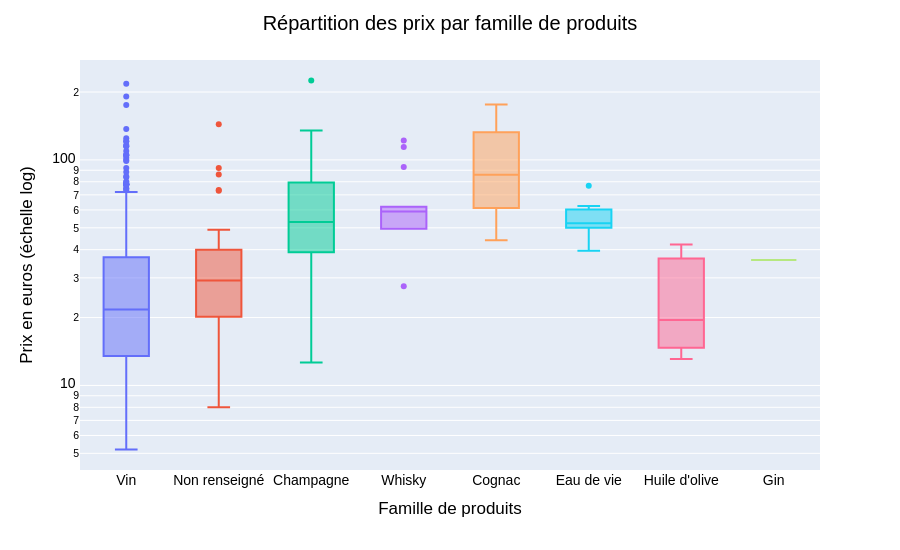

Notebook code for this chart:
### Code cell
# Box plot du prix par famille de produits (échelle logarithmique : un champagne et un vin ne se comparent pas)
fig = px.box(df_prix, x="product_type", y="price", color="product_type", log_y=True, points="outliers", hover_name="post_title",
             labels={"product_type": "Famille de produits", "price": "Prix en euros (échelle log)"})
fig.update_layout(showlegend=False)
mise_en_forme(fig, "Répartition des prix par famille de produits", hauteur=550).show()

### Figure 1 — Plotly figure (JSON) as saved in the notebook; plotly's stock layout.template omitted (floating-point values rounded to 4 significant figures; data arrays with more than 128 entries replaced by an {"elided": "..."} marker saying what was removed)
{"data": [{"alignmentgroup": "True", "boxpoints": "outliers", "hovertemplate": "<b>%{hovertext}</b><br><br>Famille de produits=%{x}<br>Prix en euros (échelle log)=%{y}<extra></extra>", "hovertext": {"elided": "649 str values"}, "legendgroup": "Vin", "marker": {"color": "#636efa"}, "name": "Vin", "notched": false, "offsetgroup": "Vin", "orientation": "v", "showlegend": true, "type": "box", "x": {"elided": "649 str values"}, "x0": " ", "xaxis": "x", "y": {"elided": "649 float values"}, "y0": " ", "yaxis": "y"}, {"alignmentgroup": "True", "boxpoints": "outliers", "hovertemplate": "<b>%{hovertext}</b><br><br>Famille de produits=%{x}<br>Prix en euros (échelle log)=%{y}<extra></extra>", "hovertext": [null, null, null, null, null, null, null, null, null, null, null, null, null, null, null, null, null, null, null, null, null, null, null, null, null, null, null, null, null, null, null, null, null, null, null, null, null, null, null, null, null, null, null, null, null, null, null, null, null, null, null, null, null, null, null, null, null, null, null, null, null, null, null, null, null, null, null, null, null, null, null, null, null, null, null, null, null, null, null, null, null, null, null, null, null, null, null, null, null, null, null, null, null, null, null, null, null, null, null, null, null, null, null, null, null, null, null, null, null], "legendgroup": "Non renseigné", "marker": {"color": "#EF553B"}, "name": "Non renseigné", "notched": false, "offsetgroup": "Non renseigné", "orientation": "v", "showlegend": true, "type": "box", "x": ["Non renseigné", "Non renseigné", "Non renseigné", "Non renseigné", "Non renseigné", "Non renseigné", "Non renseigné", "Non renseigné", "Non renseigné", "Non renseigné", "Non renseigné", "Non renseigné", "Non renseigné", "Non renseigné", "Non renseigné", "Non renseigné", "Non renseigné", "Non renseigné", "Non renseigné", "Non renseigné", "Non renseigné", "Non renseigné", "Non renseigné", "Non renseigné", "Non renseigné", "Non renseigné", "Non renseigné", "Non renseigné", "Non renseigné", "Non renseigné", "Non renseigné", "Non renseigné", "Non renseigné", "Non renseigné", "Non renseigné", "Non renseigné", "Non renseigné", "Non renseigné", "Non renseigné", "Non renseigné", "Non renseigné", "Non renseigné", "Non renseigné", "Non renseigné", "Non renseigné", "Non renseigné", "Non renseigné", "Non renseigné", "Non renseigné", "Non renseigné", "Non renseigné", "Non renseigné", "Non renseigné", "Non renseigné", "Non renseigné", "Non renseigné", "Non renseigné", "Non renseigné", "Non renseigné", "Non renseigné", "Non renseigné", "Non renseigné", "Non renseigné", "Non renseigné", "Non renseigné", "Non renseigné", "Non renseigné", "Non renseigné", "Non renseigné", "Non renseigné", "Non renseigné", "Non renseigné", "Non renseigné", "Non renseigné", "Non renseigné", "Non renseigné", "Non renseigné", "Non renseigné", "Non renseigné", "Non renseigné", "Non renseigné", "Non renseigné", "Non renseigné", "Non renseigné", "Non renseigné", "Non renseigné", "Non renseigné", "Non renseigné", "Non renseigné", "Non renseigné", "Non renseigné", "Non renseigné", "Non renseigné", "Non renseigné", "Non renseigné", "Non renseigné", "Non renseigné", "Non renseigné", "Non renseigné", "Non renseigné", "Non renseigné", "Non renseigné", "Non renseigné", "Non renseigné", "Non renseigné", "Non renseigné", "Non renseigné", "Non renseigné", "Non renseigné"], "x0": " ", "xaxis": "x", "y": [86.1, 73.0, 47.0, 14.1, 73.5, 20.0, 21.5, 10.8, 22.8, 30.5, 21.5, 49.0, 40.0, 32.3, 144.0, 36.9, 23.6, 12.0, 18.5, 34.5, 20.5, 23.8, 20.2, 13.5, 12.4, 13.8, 12.7, 8.3, 17.2, 14.6, 23.0, 13.8, 21.5, 10.0, 8.0, 15.4, 10.0, 17.1, 10.1, 27.9, 47.0, 19.9, 22.5, 32.3, 29.2, 34.2, 42.5, 47.5, 18.8, 27.3, 39.0, 12.9, 14.2, 92.0, 28.5, 9.1, 28.0, 28.0, 24.0, 18.0, 40.0, 40.0, 40.0, 40.0, 30.0, 26.0, 30.0, 20.0, 31.0, 27.0, 31.0, 21.0, 31.0, 27.0, 31.0, 21.0, 40.0, 40.0, 47.0, 45.0, 45.0, 45.0, 30.0, 26.0, 30.0, 20.0, 45.0, 45.0, 45.0, 45.0, 45.0, 31.0, 21.0, 27.0, 31.0, 31.0, 45.0, 45.0, 45.0, 31.0, 27.0, 31.0, 21.0, 31.0, 31.0, 31.0, 45.0, 45.0, 26.5], "y0": " ", "yaxis": "y"}, {"alignmentgroup": "True", "boxpoints": "outliers", "hovertemplate": "<b>%{hovertext}</b><br><br>Famille de produits=%{x}<br>Prix en euros (échelle log)=%{y}<extra></extra>", "hovertext": ["Champagne Gosset Grande Réserve", "Champagne Gosset Grand Millésime 2006", "Champagne Gosset Grand Rosé", "Champagne Mailly Grand Cru Brut Réserve", "Champagne Mailly Grand Cru Extra Brut Millésimé 2012", "Champagne Mailly Grand Cru Brut Rosé", "Champagne Mailly Grand Cru Intemporelle Rosé 2009", "Champagne Mailly Grand Cru Intemporelle 2010", "Champagne Gosset Grand Blanc de Blancs", "Champagne Mailly Grand Cru Blanc de Pinot Noir", "Champagne Mailly Grand Cru Les Echansons 2007", "Champagne Egly-Ouriet Grand Cru Brut Tradition", "Champagne Egly-Ouriet Grand Cru Extra Brut V.P.", "Champagne Egly-Ouriet Grand Cru Millésimé 2008", "Champagne Egly-Ouriet Grand Cru Brut Rosé", "Champagne Egly-Ouriet Grand Cru Blanc de Noirs", "Champagne Egly-Ouriet Premier Cru Les Vignes de Vrigny", "Champagne Larmandier-Bernier Latitude", "Champagne Larmandier-Bernier Grand Cru Vieilles Vignes du Levant 2008", "Champagne Larmandier-Bernier Grand Cru Les Chemins d'Avize 2011", "Champagne Larmandier-Bernier Terre de Vertus Premier Cru 2011", "Champagne Agrapart &amp; Fils Les 7 Crus Brut Blanc de Blancs", "Champagne Agrapart &amp; Fils L'Avizoise Extra Brut Blanc de Blancs Grand Cru 2012", "Champagne Agrapart &amp; Fils Minéral Extra Brut Blanc de Blancs Grand Cru 2012", "Champagne Agrapart &amp; Fils Terroirs Brut Blanc de Blancs Grand Cru", "Champagne Petit Lebrun &amp; Fils Blanc de Blancs Grand Cru", "Champagne Gosset Célébris Vintage 2007"], "legendgroup": "Champagne", "marker": {"color": "#00cc96"}, "name": "Champagne", "notched": false, "offsetgroup": "Champagne", "orientation": "v", "showlegend": true, "type": "box", "x": ["Champagne", "Champagne", "Champagne", "Champagne", "Champagne", "Champagne", "Champagne", "Champagne", "Champagne", "Champagne", "Champagne", "Champagne", "Champagne", "Champagne", "Champagne", "Champagne", "Champagne", "Champagne", "Champagne", "Champagne", "Champagne", "Champagne", "Champagne", "Champagne", "Champagne", "Champagne", "Champagne"], "x0": " ", "xaxis": "x", "y": [39.0, 53.0, 49.0, 29.5, 33.0, 37.5, 69.0, 59.0, 49.0, 35.5, 83.0, 59.0, 79.5, 225.0, 79.5, 12.65, 51.6, 39.0, 77.0, 85.6, 49.5, 45.0, 112.0, 86.8, 62.1, 22.5, 135.0], "y0": " ", "yaxis": "y"}, {"alignmentgroup": "True", "boxpoints": "outliers", "hovertemplate": "<b>%{hovertext}</b><br><br>Famille de produits=%{x}<br>Prix en euros (échelle log)=%{y}<extra></extra>", "hovertext": ["Wemyss Malts Blended Malt Scotch Whisky The Hive", "Wemyss Malts Blended Malt Scotch Whisky Peat Chimney", "Wemyss Malts Blended Malt Scotch Whisky Spice King", "Wemyss Malts Blended Malt Scotch Whisky Vanilla Burst", "Wemyss Malts Blended Malt Scotch Whisky Treacle Chest", "Wemyss Malts Blended Scotch Whisky Lord Elcho", "Wemyss Malts Blended Malt Scotch Whisky The Hive 12 ans", "Wemyss Malts Blended Malt Scotch Whisky The Hive Batch Strength", "Wemyss Malts Blended Malt Scotch Whisky Peat Chimney Batch Strength", "Wemyss Malts Blended Malt Scotch Whisky Spice King Batch Strength", "Kingsbarns Distillery Lowland Single Malt Whisky", "Wemyss Malts Single Cask Scotch Whisky Chocolate Moka Cake 2005 Strathclyde", "Wemyss Malts Single Cask Scotch Whisky Choc 'n' Nut Pretzel 2001 Bunnahabhain", "Wemyss Malts Single Cask Scotch Whisky Chai Caramel Latte 2002 Craigellachie"], "legendgroup": "Whisky", "marker": {"color": "#ab63fa"}, "name": "Whisky", "notched": false, "offsetgroup": "Whisky", "orientation": "v", "showlegend": true, "type": "box", "x": ["Whisky", "Whisky", "Whisky", "Whisky", "Whisky", "Whisky", "Whisky", "Whisky", "Whisky", "Whisky", "Whisky", "Whisky", "Whisky", "Whisky"], "x0": " ", "xaxis": "x", "y": [49.5, 49.5, 49.5, 57.0, 59.8, 27.5, 62.0, 59.0, 59.0, 59.0, 57.0, 93.0, 122.0, 114.0], "y0": " ", "yaxis": "y"}, {"alignmentgroup": "True", "boxpoints": "outliers", "hovertemplate": "<b>%{hovertext}</b><br><br>Famille de produits=%{x}<br>Prix en euros (échelle log)=%{y}<extra></extra>", "hovertext": ["Cognac Frapin 1270", "Cognac Frapin VSOP", "Cognac Frapin VIP XO", "Cognac Frapin Château de Fontpinot XO", "Cognac Frapin Château de Fontpinot XO 1/2", "Cognac Frapin Château de Fontpinot 1989 20 Ans d'Age", "Cognac Frapin Cigar Blend", "Cognac Normandin Mercier VFC"], "legendgroup": "Cognac", "marker": {"color": "#FFA15A"}, "name": "Cognac", "notched": false, "offsetgroup": "Cognac", "orientation": "v", "showlegend": true, "type": "box", "x": ["Cognac", "Cognac", "Cognac", "Cognac", "Cognac", "Cognac", "Cognac", "Cognac"], "x0": " ", "xaxis": "x", "y": [44.0, 62.5, 176.0, 108.5, 68.1, 157.0, 104.0, 59.9], "y0": " ", "yaxis": "y"}, {"alignmentgroup": "True", "boxpoints": "outliers", "hovertemplate": "<b>%{hovertext}</b><br><br>Famille de produits=%{x}<br>Prix en euros (échelle log)=%{y}<extra></extra>", "hovertext": ["Marcel Windholtz Eau de Vie de Sureau", "Marcel Windholtz Eau de Vie de Prunelle Sauvage", "Marcel Windholtz Eau de Vie de Poire Williams Réserve Particulière", "Marcel Windholtz Eau de Vie de Marc de Muscat", "Marcel Windholtz Eau de Vie de Fraise", "Marcel Windholtz Eau de Vie de Coing", "Marcel Windholtz Eau de Vie de Baie de Houx", "Marcel Windholtz Eau de Vie de Quetsch d'Alsace Réserve Particulière", "Marcel Windholtz Eau de Vie de Mirabelle d'Alsace Réserve Particulière", "Marcel Windholtz Eau de Vie de Marc de Gewurztraminer", "Marcel Windholtz Eau de Vie de Kirsch d'Alsace Réserve Particulière", "Marcel Windholtz Eau de Vie de Framboise d'Alsace"], "legendgroup": "Eau de vie", "marker": {"color": "#19d3f3"}, "name": "Eau de vie", "notched": false, "offsetgroup": "Eau de vie", "orientation": "v", "showlegend": true, "type": "box", "x": ["Eau de vie", "Eau de vie", "Eau de vie", "Eau de vie", "Eau de vie", "Eau de vie", "Eau de vie", "Eau de vie", "Eau de vie", "Eau de vie", "Eau de vie", "Eau de vie"], "x0": " ", "xaxis": "x", "y": [52.4, 52.9, 58.3, 39.6, 52.4, 62.4, 76.8, 50.0, 52.4, 41.0, 62.4, 50.0], "y0": " ", "yaxis": "y"}, {"alignmentgroup": "True", "boxpoints": "outliers", "hovertemplate": "<b>%{hovertext}</b><br><br>Famille de produits=%{x}<br>Prix en euros (échelle log)=%{y}<extra></extra>", "hovertext": ["Huile d'Olive Extra Vierge Planeta Selezione Chef 3L", "Huile d'Olive Extra Vierge Planeta 50cl", "Huiles d'Olive Extra Vierge Planeta 3x 10cl"], "legendgroup": "Huile d'olive", "marker": {"color": "#FF6692"}, "name": "Huile d'olive", "notched": false, "offsetgroup": "Huile d'olive", "orientation": "v", "showlegend": true, "type": "box", "x": ["Huile d'olive", "Huile d'olive", "Huile d'olive"], "x0": " ", "xaxis": "x", "y": [42.2, 13.1, 19.5], "y0": " ", "yaxis": "y"}, {"alignmentgroup": "True", "boxpoints": "outliers", "hovertemplate": "<b>%{hovertext}</b><br><br>Famille de produits=%{x}<br>Prix en euros (échelle log)=%{y}<extra></extra>", "hovertext": ["Darnley's London Dry Gin Original", "Darnley's London Dry Gin Spiced"], "legendgroup": "Gin", "marker": {"color": "#B6E880"}, "name": "Gin", "notched": false, "offsetgroup": "Gin", "orientation": "v", "showlegend": true, "type": "box", "x": ["Gin", "Gin"], "x0": " ", "xaxis": "x", "y": [36.0, 36.0], "y0": " ", "yaxis": "y"}], "layout": {"boxmode": "overlay", "font": {"color": "black", "family": "Arial", "size": 14}, "height": 550, "legend": {"title": {"text": "Famille de produits"}, "tracegroupgap": 0}, "margin": {"t": 60}, "showlegend": false, "title": {"text": "Répartition des prix par famille de produits", "x": 0.5, "xanchor": "center"}, "xaxis": {"anchor": "y", "categoryarray": ["Vin", "Non renseigné", "Champagne", "Whisky", "Cognac", "Eau de vie", "Huile d'olive", "Gin"], "categoryorder": "array", "domain": [0, 1], "title": {"text": "Famille de produits"}}, "yaxis": {"anchor": "x", "domain": [0, 1], "title": {"text": "Prix en euros (échelle log)"}, "type": "log"}}}
